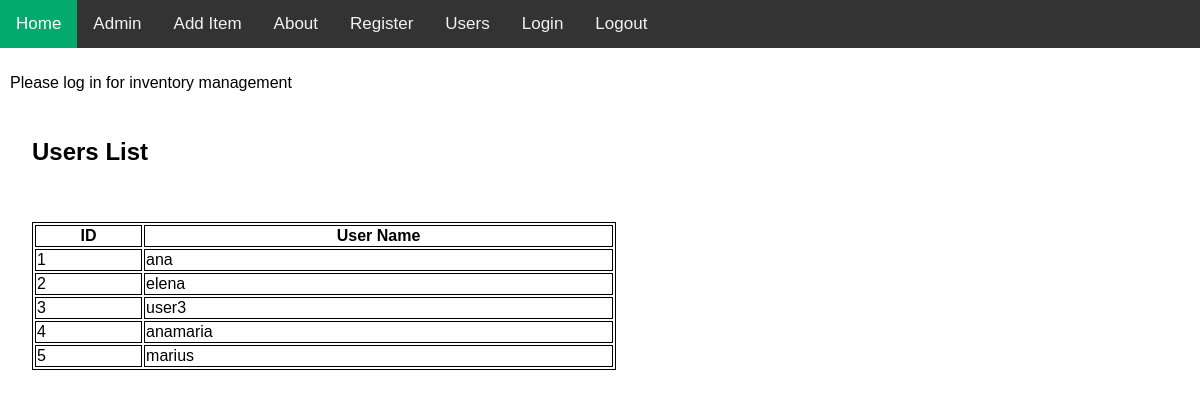
/users, run on an earlier commit of the app's database.
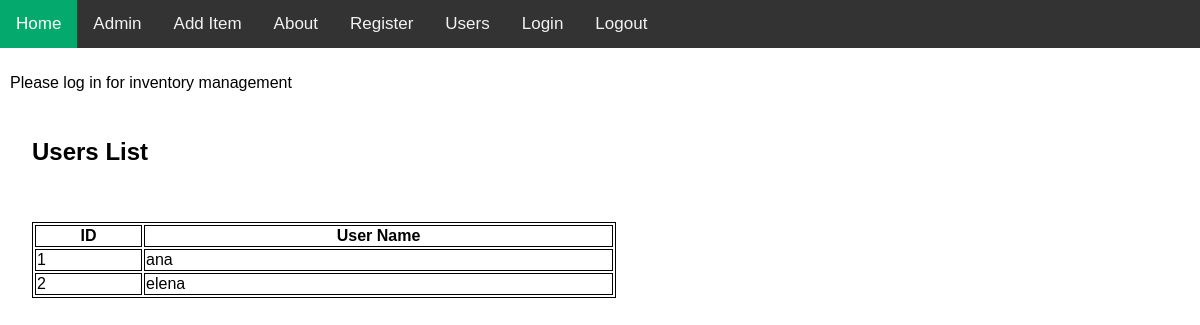
And on a later commit of the database.
### app/main/models.py (models this page shows, shortened)
class User(db.Model, UserMixin):
    user_id = db.Column(db.Integer, primary_key=True)
    user_name = db.Column(db.String(80), unique=True, nullable=False)
    user_email = db.Column(db.String(80), unique=True, nullable=False)
    user_password = db.Column(db.String(80), unique=False, nullable=False)
    items = db.relationship('Inventory', backref='owner', lazy=True) #relation establish to Inventory: 1 to many

### app/main/routes.py (the view)
@main.route('/users',methods=['GET', 'POST'])
def users():
    message = ""
    users = User.query.all()
    return render_template("users.html",users=users,message=message )

### app/main/templates/users.html (shortened to what this page needs)
{% extends "base.html" %}
{% block content %}
<div style="padding-left:16px">
    <h2>Users List</h2>
    <br>
    <br>
    <table border="1" style="width:50%">
        <thead>
            <tr>
                <th onclick="sortTable(0)">ID</th>
                <th onclick="sortTable(1)">User Name</th>
            </tr>
        </thead>
        <tbody>
            {% for user in users %}
            <tr>
                <td> {{ loop.index }} </td>
                <td> {{ user.user_name }} </td>
            </tr>
            {% endfor %}
        </tbody>
    </table>
</div>
{% endblock %}

What changed in the data, as far as the page shows it:
removed User: user_name "user3"
removed User: user_name "anamaria"
removed User: user_name "marius"
